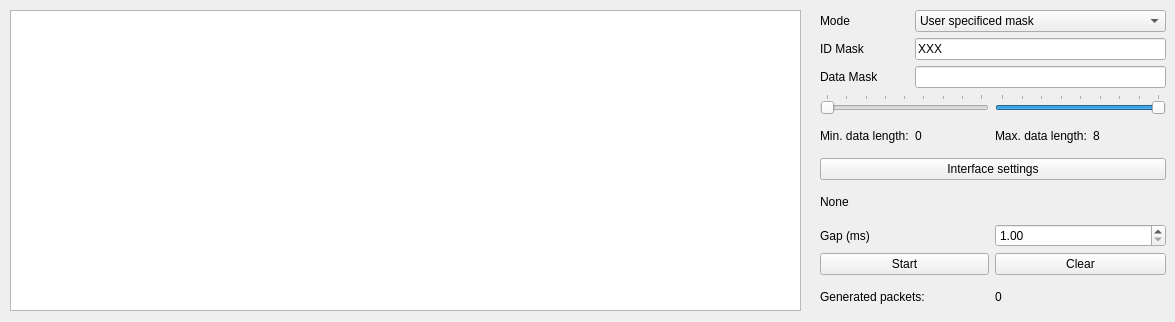
    <widget class="QWidget" name="tabFuzzer">
     <attribute name="title">
      <string>Fuzzer</string>
     </attribute>
     <widget class="QWidget" name="containerFuzzerData" native="true">
      <property name="geometry">
       <rect>
        <x>10</x>
        <y>10</y>
        <width>791</width>
        <height>301</height>
       </rect>
      </property>
      <widget class="QTableView" name="tableViewFuzzerData">
       <property name="geometry">
        <rect>
         <x>0</x>
         <y>0</y>
         <width>791</width>
         <height>301</height>
        </rect>
       </property>
       <property name="contextMenuPolicy">
        <enum>Qt::CustomContextMenu</enum>
       </property>
       <property name="alternatingRowColors">
        <bool>true</bool>
       </property>
       <property name="sortingEnabled">
        <bool>true</bool>
       </property>
       <attribute name="horizontalHeaderMinimumSectionSize">
        <number>100</number>
       </attribute>
       <attribute name="horizontalHeaderStretchLastSection">
        <bool>true</bool>
       </attribute>
      </widget>
     </widget>
     <widget class="QWidget" name="layoutWidget">
      <property name="geometry">
       <rect>
        <x>820</x>
        <y>10</y>
        <width>346</width>
        <height>303</height>
       </rect>
      </property>
      <layout class="QGridLayout" name="gridLayoutFuzzer">
       <item row="0" column="0">
        <widget class="QLabel" name="labelFuzzerTabMode">
         <property name="text">
          <string>Mode</string>
         </property>
        </widget>
       </item>
       <item row="2" column="0">
        <widget class="QLabel" name="labelFuzzerTabIDMask">
         <property name="text">
          <string>ID Mask</string>
         </property>
        </widget>
       </item>
       <item row="3" column="0">
        <widget class="QLabel" name="labelFuzzerTabDataMask">
         <property name="text">
          <string>Data Mask</string>
         </property>
        </widget>
       </item>
       <item row="17" column="0" colspan="2">
        <widget class="QPushButton" name="buttonFuzzerTabToggleFuzzing">
         <property name="text">
          <string>Start</string>
         </property>
        </widget>
       </item>
       <item row="0" column="1" colspan="3">
        <widget class="QComboBox" name="comboBoxFuzzingMode">
         <item>
          <property name="text">
           <string>User specificed mask</string>
          </property>
         </item>
         <item>
          <property name="text">
           <string>11 bit IDs</string>
          </property>
         </item>
         <item>
          <property name="text">
           <string>29 bit IDs</string>
          </property>
         </item>
        </widget>
       </item>
       <item row="6" column="0" colspan="2">
        <widget class="QSlider" name="horizontalSliderFuzzerMinLength">
         <property name="maximum">
          <number>8</number>
         </property>
         <property name="value">
          <number>0</number>
         </property>
         <property name="sliderPosition">
          <number>0</number>
         </property>
         <property name="orientation">
          <enum>Qt::Horizontal</enum>
         </property>
         <property name="invertedAppearance">
          <bool>false</bool>
         </property>
         <property name="invertedControls">
          <bool>false</bool>
         </property>
         <property name="tickPosition">
          <enum>QSlider::TicksAbove</enum>
         </property>
        </widget>
       </item>
       <item row="3" column="1" colspan="3">
        <widget class="QLineEdit" name="lineEditFuzzerTabDataMask">
         <property name="maxLength">
          <number>16</number>
         </property>
        </widget>
       </item>
       <item row="2" column="1" colspan="3">
        <widget class="QLineEdit" name="lineEditFuzzerTabIDMask">
         <property name="text">
          <string>XXX</string>
         </property>
         <property name="maxLength">
          <number>8</number>
         </property>
        </widget>
       </item>
       <item row="6" column="2" colspan="2">
        <widget class="QSlider" name="horizontalSliderFuzzerMaxLength">
         <property name="maximum">
          <number>8</number>
         </property>
         <property name="value">
          <number>8</number>
         </property>
         <property name="orientation">
          <enum>Qt::Horizontal</enum>
         </property>
         <property name="tickPosition">
          <enum>QSlider::TicksAbove</enum>
         </property>
        </widget>
       </item>
       <item row="17" column="2" colspan="2">
        <widget class="QPushButton" name="buttonFuzzerClear">
         <property name="text">
          <string>Clear</string>
         </property>
        </widget>
       </item>
       <item row="7" column="0">
        <widget class="QLabel" name="labelFuzzerMinLengthDescr">
         <property name="text">
          <string>Min. data length:</string>
         </property>
        </widget>
       </item>
       <item row="7" column="1">
        <widget class="QLabel" name="labelFuzzerMinLengthValue">
         <property name="text">
          <string>0</string>
         </property>
        </widget>
       </item>
       <item row="7" column="2">
        <widget class="QLabel" name="labelFuzzerMaxLengthDescr">
         <property name="text">
          <string>Max. data length:</string>
         </property>
        </widget>
       </item>
       <item row="7" column="3">
        <widget class="QLabel" name="labelFuzzerMaxLengthValue">
         <property name="text">
          <string>8</string>
         </property>
        </widget>
       </item>
       <item row="18" column="2" colspan="2">
        <widget class="QLabel" name="labelFuzzerCountValue">
         <property name="text">
          <string>0</string>
         </property>
        </widget>
       </item>
       <item row="18" column="0" colspan="2">
        <widget class="QLabel" name="labelFuzzerCountDescr">
         <property name="text">
          <string>Generated packets: </string>
         </property>
        </widget>
       </item>
       <item row="13" column="0" colspan="4">
        <widget class="QPushButton" name="buttonFuzzerInterfaceSettings">
         <property name="text">
          <string>Interface settings</string>
         </property>
        </widget>
       </item>
       <item row="15" column="0" colspan="2">
        <widget class="QLabel" name="labelFuzzerTabPacketGap">
         <property name="text">
          <string>Gap (ms)</string>
         </property>
        </widget>
       </item>
       <item row="15" column="2" colspan="2">
        <widget class="QDoubleSpinBox" name="doubleSpinBoxFuzzerPacketGap">
         <property name="minimum">
          <double>1.000000000000000</double>
         </property>
         <property name="maximum">
          <double>9000.000000000000000</double>
         </property>
        </widget>
       </item>
       <item row="14" column="0" colspan="4">
        <widget class="QLabel" name="labelFuzzerInterfaceValue">
         <property name="enabled">
          <bool>true</bool>
         </property>
         <property name="text">
          <string>None</string>
         </property>
        </widget>
       </item>
      </layout>
     </widget>
    </widget>
